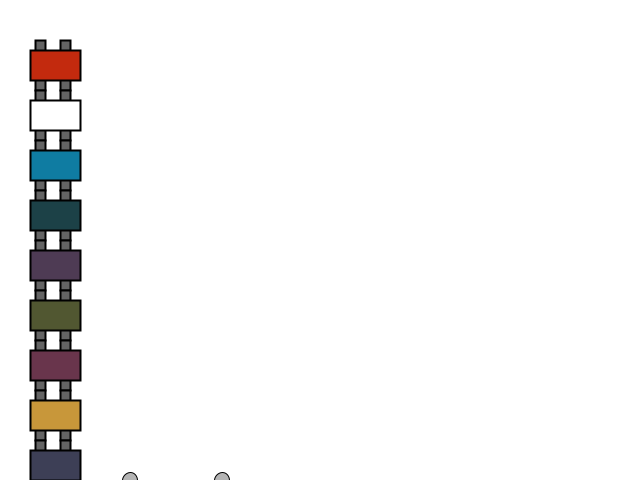
Frame 1 (no input)
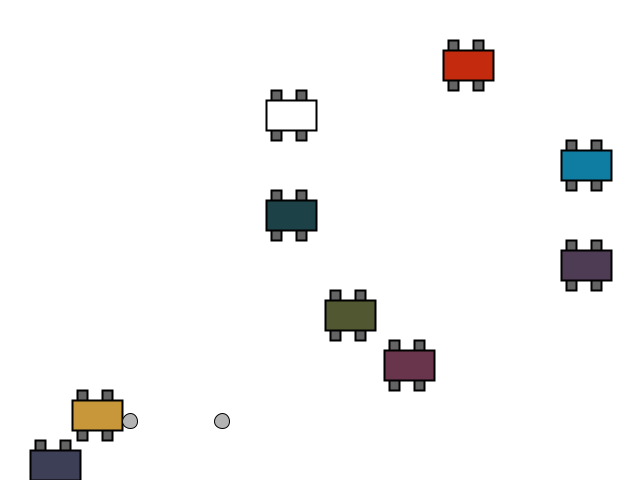
Frame 60 (the mouse pressed at the canvas centre just before this capture)
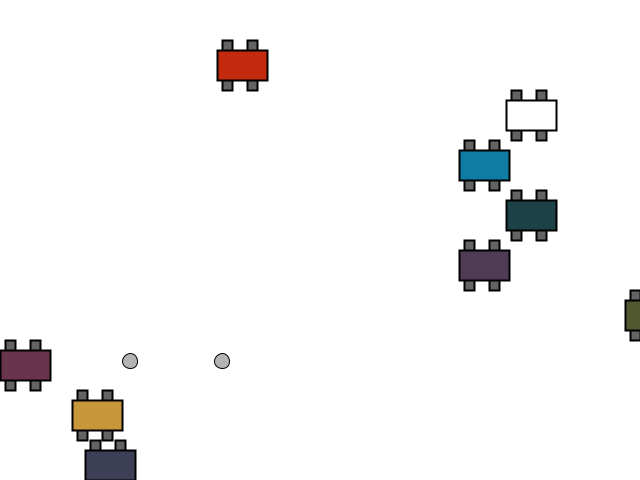
Frame 120 (the mouse held since frame 60 and released just before this capture)

The Processing sketch that drew these frames (run headless with seeded random() and noise(); from frame 60 on, the mouse is pressed at the canvas centre):

// Processing sketch: passo_03_final
// ── passo_03_final.pde
/*
  João Martinho Moura
  Mestrado em Tecnologia e Arte Digital. Universidade do Minho
  
  Aula 9 - 20140218

  Processing
    Classes (programacao orienntada objetos, OOP)
    exemplo avancado com classe CARRO e PEAO
*/


Carro[] carros = new Carro[10];
Peao[] peoes = new Peao[2];

color[] carrosCores = {
  #c32a0e, #ffffff, #0f7ca2, #1c4147, #4e3b54, #515731, #69354c, #c8973a, #3d3f56, #355a5e
};

void setup() {
  size(640, 480);

  for (int i=0; i<carros.length; i++) {
    carros[i] = new Carro ( 30, (i+1)*50, (int) random(3, 10), carrosCores[i]  );
  }

  for (int i=0; i<peoes.length; i++) {
    peoes[i] = new Peao ( (int) random(0, width), height, (int) random(1, 3)    );
  }
}

void draw() {
  background(255, 255, 255);

  for (int i=0; i<carros.length; i++) {
    carros[i].desenhaCarro();

    boolean podeAndar = true ;

    for (int j=0; j<peoes.length; j++) { 

      if (dist (carros[i].posX + 120, carros[i].posY, peoes[j].posX, peoes[j].posY) < 80 ) {

        podeAndar = false;
      }
    }

    if ( podeAndar ) carros[i].movimentaCarro();
  }

  for (int i=0; i<peoes.length; i++) {
    peoes[i].desenhaPeao();       
    peoes[i].movimentaPeao();
  }
}

// ── Carro.pde
// aula MTAD PAD 2014/01/18
// Joao Martinho Moura
//
//  Classes (continuacao)
//


class Carro {      // declaracao da classe com o nome Carro

    // variaveis de instacia
  int posX;
  int posY;
  int velocidade;
  color cor;

  // construtor da classe
  Carro (int recebePosX, int recebePosY, int recebeVelocidade, color recebeCor) {
    posX = recebePosX;
    posY = recebePosY;
    velocidade = recebeVelocidade;
    cor = recebeCor;
  }

  // metodo para desenhar o carro no ecran
  void desenhaCarro() {
    // desenho
    strokeWeight(2);

    // pneus
    fill(100, 100, 100);
    rect(posX+5, posY-10, 10, 50);
    rect(posX+30, posY-10, 10, 50);

    // carrocaria
    fill(cor);
    rect(posX, posY, 50, 30);
  }

  // metodo para movimentar o carro no ecran
  void movimentaCarro() {
    // movimento
      posX = posX + velocidade;
    // detecta se chegou ao limite do ecran
    if (posX>width) {
      posX=0;
    }
  }
  
  
}


// ── Peao.pde
// aula MTAD PAD 2014/01/18
// Joao Martinho Moura
//
//  Classes (continuacao)
//


class Peao {     

  // variaveis de instacia
  int posX;
  int posY;
  int velocidade;

  // construtor da classe
  Peao (int recebePosX, int recebePosY, int recebeVelocidade) {
    posX = recebePosX;
    posY = recebePosY;
    velocidade = recebeVelocidade;
  }

  void desenhaPeao() {
    // desenho
    strokeWeight(1);

    fill(180);
    ellipse(posX, posY, 15, 15);
  }

  void movimentaPeao() {
    posY = posY-velocidade;
    if (posY<0) {
      posY=height;
      posX= (int)random( 200, width);
    }
  }
}
